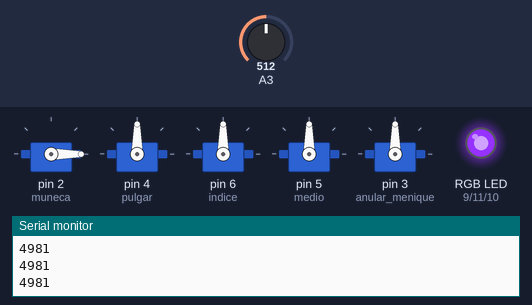
A sketch run on a simulated Arduino Uno, built with avr-gcc and run on an emulated ATmega328P. Parts: 5 × servo, an RGB LED mixed from three pins (HIGH = lit), the last lines printed to the serial monitor. The inputs (shaded band) are chosen by the test bench; at power-on: A3 = 512.

Above: at 1.2 s.
1.3 s: A3 set to 217
2.8 s: A3 set to 203
At 3.45 s:
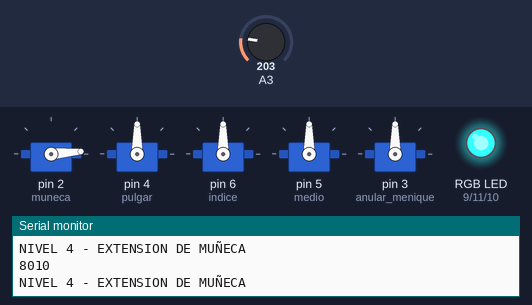
5.8 s: A3 set to 716
At 7.0 s:
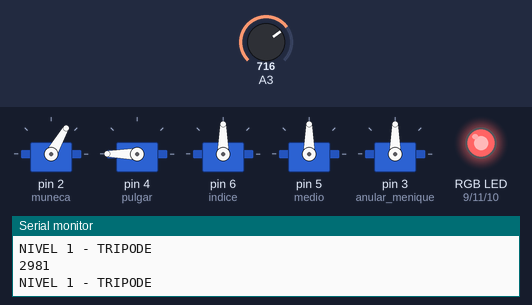
7.5 s: A3 set to 527
At 7.9 s:
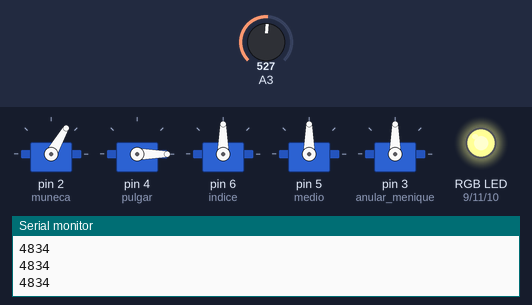
9.0 s: A3 set to 496
At 11.8 s:
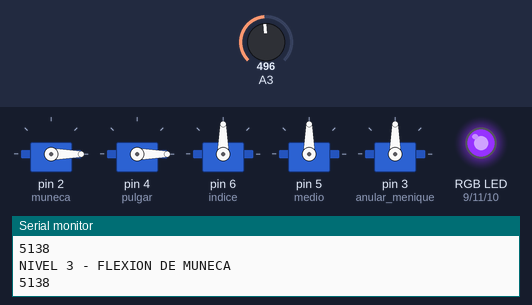
12.0 s: A3 set to 0
At 12.7 s:
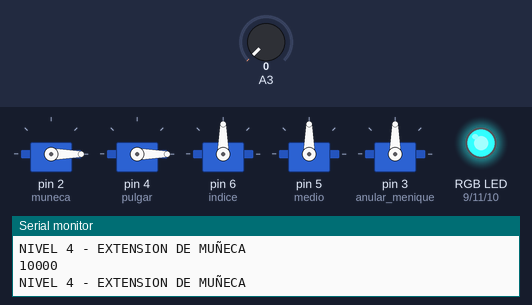
Timing chart, 0 to 17.9 s (numbered marks = the images above; inputs shaded):
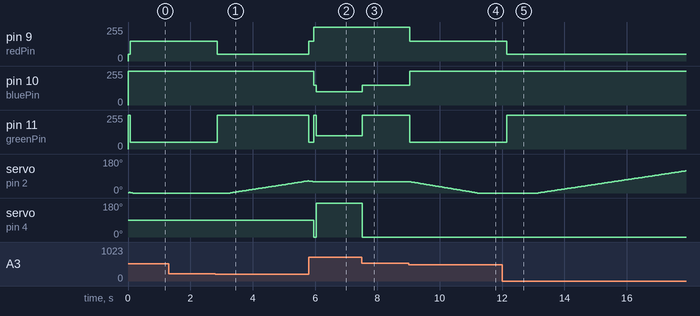

The sketch:

Codigo_Protesis_Erick_Stiven_Yate_V2.ino
```cpp
#include <Servo.h>

//////////////// DECLARACION DE ACTUADORES/MOTORES

Servo muneca;

Servo pulgar;
Servo indice;                  //DECLARACION DE SERVOS PARA MOVIMIENTO DE DEDOS Y MUÑECA
Servo medio;
Servo anular_menique;

/////////////// ASIGNACION DE PINES PARA LED RGB INDICADOR

int redPin = 9;
int greenPin = 11;
int bluePin = 10;


/////////////// LIMITES MAXIMOS / MINIMOS DE ACCION DE LOS DEDOS Y MUÑECA

int posMUN = 0;                //Posicion actual de rotación de la muñeca (Variable dinámica)

int posminPUL = 180;           //Posiciones minimas y maximas de servos para dedo PULGAR (Variable Fija)
int posmaxPUL = 0;

int posminIND = 0;           //Posiciones minimas y maximas de servos para dedos INDICE (Variable Fija)
int posmaxIND = 180;

int posminMED = 0;             //Posiciones minimas y maximas de servos para dedo MEDIO (Variable Fija)
int posmaxMED = 180;

int posminANU = 180;             //Posiciones minimas y maximas de servos para dedo ANULAR Y MEÑIQUE (Variable Fija)
int posmaxANU = 0;

/////////////// VARIABLES DE SENSOR DE ACTIVIDAD MUSCULAR Y PARA FILTRADO DE SEÑAL (PROMEDIO DE 10 MUESTRAS)

int sensor = 0;

const int numReadings = 10;     //numerode lecturas a promediar

int readings[numReadings];      // array de lecturas
int readIndex = 0;              // indice de lectura actual
int total = 0;                  // total de lecturas

/////////////// SECUENCIA PRELIMINAR DE ARDUINO

void setup() {

  pinMode(2, OUTPUT);
  pinMode(3, OUTPUT);                   //ASIGNACION DE PINES PARA LED RGB INDICADOR
  pinMode(4, OUTPUT);
 pinMode(5, OUTPUT);                   //ASIGNACION DE PINES PARA LED RGB INDICADOR
  pinMode(6, OUTPUT);

  pinMode(redPin, OUTPUT);
  pinMode(greenPin, OUTPUT);                   //ASIGNACION DE PINES PARA LED RGB INDICADOR
  pinMode(bluePin, OUTPUT);

  muneca.attach(2);
  pulgar.attach(4);
  indice.attach(6);                            //ASIGNACION DE PINES DE SALIDA PARA SERVOS
  medio.attach(5);
  anular_menique.attach(3);

  Serial.begin(9600);                          //COMUNICACION SERIAL PARA DEBUG

}

/////////////// EJECUCION DE PROGRAMA PRINCIPAL

void loop() {

/////////////// SE TOMA EL PROMEDIO DE 10 MUESTRAS DE LA SEÑAL PARA TENER UNA LECTURA ESTABLE

  total = total - readings[readIndex];
  readings[readIndex] = analogRead(A3);
  total = total + readings[readIndex];
  readIndex = readIndex + 1;
  if (readIndex >= numReadings) {
    readIndex = 0;
  }

/////////////// SE AMPLIFICA LA SEÑAL 10 VECES PARA HACER MAS FACIL EL PROCESADO DE LA MISMA

  sensor = map((total / numReadings), 0, 1020, 10000, 0);

    Serial.println(sensor);                                 // REPORTA EL PROMEDIO CALCULADO POR SERIAL

/////////////// REPOSO - DEDOS EXTENDIDOS - STANDBY - LED VERDE

  if (sensor < 1000 ) {                        //CUANDO LA LECTURA DEL SENSOR ES MENOR A 500 LOS DEDOS SE EXTIENDEN EN POSICIÓN DE REPOSO
                                              //Y LA MUÑECA QUEDA EN LA ULTIMA POSICIÓN REGISTRADA

    pulgar.write(180);
    indice.write(posminIND);                   //POSICIONAMIENTO DE LOS DEDOS
    medio.write(0);
    anular_menique.write(posminANU);

    muneca.write(posMUN);                       //POSICIONAMIENTO DE MUÑECA A LA ULTIMA REGISTRADA EN LOS NIVELES DE PRESION 3 Y 4

      analogWrite(redPin, 255);
    analogWrite(greenPin, 100);                    //INDICADOR LED RGB EN VERDE
    analogWrite(bluePin, 255);

     Serial.println("REPOSO - STANDBY");       //REPORTE DE ESTADO POR PUERTO SERIAL

    delay(50);
  }

/////////////// NIVEL 1 DE PRESION - POSICIÓN DE AGARRE TIPO TRIPODE - LED EN COLOR AZUL ARTICO

  if (sensor > 1500 && sensor < 3000) {         //CUANDO LA LECTURA DEL SENSOR ESTA ENTRE 500 Y 3000

   pulgar.write(180);
  // delay(20);
  //  medio.write(posmaxMED);      //SE ACCIONAN LOS SERVOS CORRESPONDIENTS A LOS DEDOS PULGAR, INDICE Y MEDIO
  //  delay(20);
   // indice.write(posmaxIND);                   //POSICIONAMIENTO DE LOS DEDOS

   // anular_menique.write(posminANU);

  //  muneca.write(posMUN);                       //POSICIONAMIENTO DE MUÑECA A LA ULTIMA REGISTRADA EN LOS NIVELES DE PRESION 3 Y 4

    analogWrite(redPin, 255);
    analogWrite(greenPin, 100);                    //INDICADOR LED RGB EN AZUL ARTICO
    analogWrite(bluePin, 100);

    Serial.println("NIVEL 1 - TRIPODE");              //REPORTE DE ESTADO POR PUERTO SERIAL

    delay(20);
  }

/////////////// NIVEL 2 DE PRESION - POSICIÓN DE AGARRE TIPO CYLINDRICAL/SPHERICAL - LED EN COLOR AZUL PERSIA

  if (sensor > 3500 && sensor < 4500) {        //CUANDO LA LECTURA DEL SENSOR ESTA ENTRE 3500 Y 6500
   //   medio.write(180);                                          //SE ACCIONA EL SERVO CORRESPONDIENTE A LOS DEDOS ANULAR Y MEÑIQUE
    pulgar.write(0);
   // indice.write(180);                   //POSICIONAMIENTO DE LOS DEDOS

  //  anular_menique.write(5);

  //  muneca.write(posMUN);                       //POSICIONAMIENTO DE MUÑECA A LA ULTIMA REGISTRADA EN LOS NIVELES DE PRESION 3 Y 4

    analogWrite(redPin, 255);
    analogWrite(greenPin, 255);                   //INDICADOR LED RGB EN AZUL PERSIA
    analogWrite(bluePin, 150);

     Serial.println("NIVEL 2 - CYLINDRICAL_ESPHERICAL");          //REPORTE DEL ESTADO POR SERIAL

    delay(20);
  }

  /////////////// NIVEL 3 DE PRESION - MOVIMIENTO DE FLEXION DE MUÑECA - LED EN COLOR AMARILLO

  if (sensor > 5000 && sensor < 7500) {        //CUANDO LA LECTURA DEL SENSOR ESTA ENTRE 8000 Y 9000 SE CONSERVA LA POSICION DE LOS DEDOS
                                               //Y LA MUÑECA VA FLEXIONANDO LENTAMENTE
                                               //AL DETECTAR UNA LECTURA MENOR SE EJECUTA EL NIVEL ANTERIOR Y LA MUÑECA SE DETIENE
                                               //AL PERSISTIR EL NIVEL ACTUAL LA MUÑECA CONTINUA FLEXIONANDO HASTA SU POSICION MAXIMA Y SE DETIENE
                                               //AL DETECTAR UNA LECTURA MAYOR SE EJECUTA EL NIVEL SIGUIENTE Y LA MUÑECA SE EXTIENDE

    constrain(posMUN, 90, 180);
    posMUN -= 1;

    muneca.write(posMUN);                       //POSICIONAMIENTO DE MUÑECA A LA ULTIMA REGISTRADA

  analogWrite(redPin, 150);
    analogWrite(greenPin, 50);                 //INDICADOR LED RGB EN AMARILLO
    analogWrite(bluePin, 255);

   Serial.println("NIVEL 3 - FLEXION DE MUNECA");     //REPORTE DEL ESTADO POR SERIAL

    delay(20);
  }

  /////////////// NIVEL 4 DE PRESION - MOVIMIENTO DE EXTENSION DE MUÑECA - LED EN COLOR ROJO

  if (sensor > 8000 ) {                       //CUANDO LA LECTURA DEL SENSOR ES SUPERIOR A 9000 SE CONSERVA LA POSICION DE LOS DEDOS
                                              //Y LA MUÑECA VA EXTENDIENDOSE LENTAMENTE
                                              //AL DETECTAR UNA LECTURA MENOR SE EJECUTA EL NIVEL ANTERIOR Y LA MUÑECA SE FLEXIONA
                                              //AL PERSISTIR EL NIVEL MAXIMO, LA MUÑECA LLEGA A SU PUNTO MAXIMO Y SE DETIENE

    posMUN += 1;
    muneca.write(posMUN);

    analogWrite(redPin, 50);
    analogWrite(greenPin, 255);               //INDICADOR LED RGB EN ROJO
    analogWrite(bluePin, 255);

    Serial.println("NIVEL 4 - EXTENSION DE MUÑECA");     //REPORTE DEL ESTADO POR SERIAL

    delay(20);
  }

 // delay(20);
}
```

Measured:
- the behaviour switches between 204 and 203 on A3 (found by bisection; images 0 and 1)
- the behaviour switches between 510 and 509 on A3 (found by bisection; images 3 and 4)
- after the input at 2.8 s, pin 9 (redPin): 150/255 → 50/255 after 0.07 s; pin 11 (greenPin): 50/255 → 255/255 after 0.07 s; servo on pin 2 (muneca): moves from 0° to 64° over 2.5 s, starting after 0.47 s
- after the input at 5.8 s, pin 9 (redPin): 50/255 → 150/255 at once, → 255/255 0.15 s later; pin 10 (bluePin): 255/255 → 150/255 after 0.16 s, → 100/255 0.09 s later; pin 11 (greenPin): 255/255 → 50/255 at once, → 255/255 0.15 s later, → 100/255 0.09 s later; servo on pin 4 (pulgar): 90° → 0° after 0.16 s, → 180° 0.09 s later
- after the input at 7.5 s, pin 10 (bluePin): 100/255 → 150/255 at once; pin 11 (greenPin): 100/255 → 255/255 at once; servo on pin 4 (pulgar): 180° → 0° at once
- after the input at 9.0 s, pin 9 (redPin): 255/255 → 150/255 at once; pin 10 (bluePin): 150/255 → 255/255 at once; pin 11 (greenPin): 255/255 → 50/255 at once; servo on pin 2 (muneca): moves from 60° to 0° over 2.2 s, starting at once
- after the input at 12.0 s, pin 9 (redPin): 150/255 → 50/255 after 0.15 s; pin 11 (greenPin): 50/255 → 255/255 after 0.15 s; servo on pin 2 (muneca): moves from 0° to 117° over 4.7 s, starting after 1.2 s
